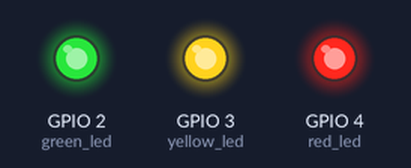
This program was run on a simulated Raspberry Pi (BCM pin numbers). Shown: output pins drawn as LEDs (lit = HIGH).

Above: at 0.05 s.
At 0.35 s:
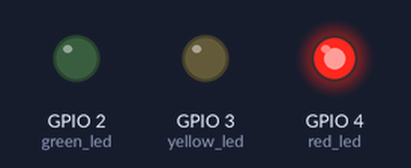
At 0.65 s:
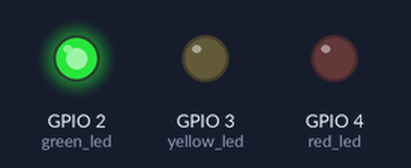
At 1.05 s:
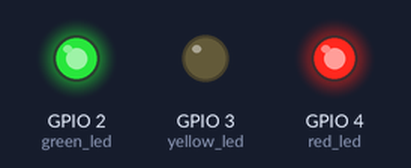
At 1.55 s:
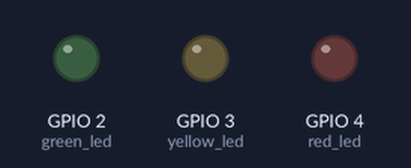
At 2.86 s:
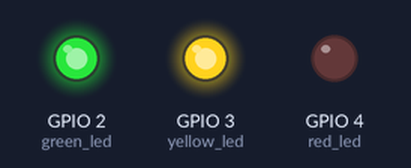
Timing chart, 0 to 3.2 s (numbered marks = the images above):
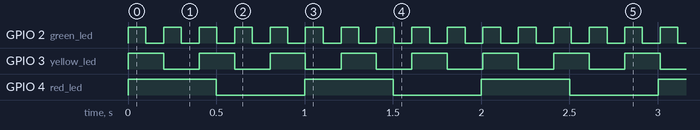

The program:

blinkTest.py
```python
import RPi.GPIO as GPIO
import time

class LED:
    def __init__(self, pin, frequency):
        self.pin = pin
        self.frequency = frequency
        self.last_blink = 0
        GPIO.setup(self.pin, GPIO.OUT)

    def blink(self, current_time):
        if current_time - self.last_blink > self.frequency:
            GPIO.output(self.pin, not GPIO.input(self.pin))
            self.last_blink = current_time

# Set up GPIO
GPIO.setmode(GPIO.BCM)
GPIO.setwarnings(False)
red_led = LED(4, 0.5)
yellow_led = LED(3, 0.2)
green_led = LED(2, 0.1)

def blink_red():
    GPIO.output(red_led, GPIO.HIGH)
    time.sleep(0.5)
    GPIO.output(red_led, GPIO.LOW)
    time.sleep(0.5)
try:
    while True:
        current_time = time.monotonic()
        red_led.blink(current_time)
        yellow_led.blink(current_time)
        green_led.blink(current_time)
except KeyboardInterrupt:
    GPIO.cleanup()
```

Measured:
- by itself, GPIO 2 (green_led): alternates HIGH for 0.10 s and LOW for 0.10 s
- by itself, GPIO 3 (yellow_led): alternates HIGH for 0.20 s and LOW for 0.20 s
- by itself, GPIO 4 (red_led): alternates HIGH for 0.50 s and LOW for 0.50 s
